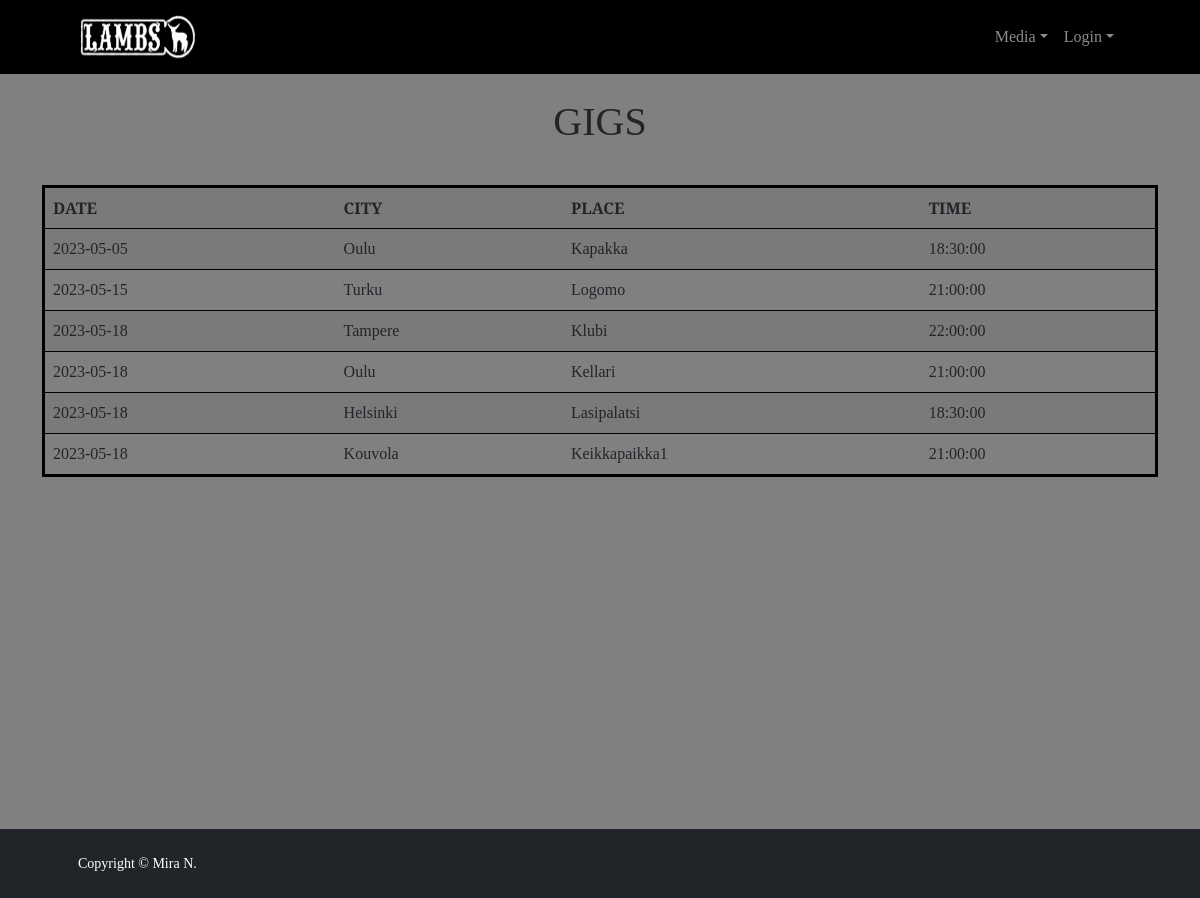
The app's page /kalenteri.php with its own data.
### tables this page shows
CREATE TABLE `kalenteri` (
  `keikkaid` int(11) NOT NULL,
  `pvm` date NOT NULL DEFAULT current_timestamp(),
  `kaupunki` varchar(30) NOT NULL,
  `paikka` varchar(40) NOT NULL,
  `klo` time NOT NULL
);

### kalenterilistaus.php (called while the page is built, shortened)
<?php
include('connect.php');
$kysely = "SELECT pvm, kaupunki, paikka, klo FROM kalenteri ORDER BY pvm";
$data = $yhteys->query($kysely);
$JSON = '{"kalenteri":[';
$laskuri = 0;
$riveja = $data->rowCount();
while($rivi = $data->fetch(PDO::FETCH_ASSOC)){
    $laskuri++;
    $JSON.= '{"PVM":"'.$rivi['pvm'].'","Kaupunki":"'.$rivi['kaupunki'].'","Paikka":"'.$rivi['paikka'].'","Klo":"'.$rivi['klo'].'"}';
    if($laskuri<$riveja) $JSON.=",";
}
$JSON.=']}';
?>

### kalenteri.php (the view, shortened to what this page needs)
<?php require "header.php"; ?>
    </head>
<body>
   <div class="container">
        <br>
      <h1 style="text-align: center; margin-bottom: 15px;">GIGS</h1>
   <table style="border: solid black;" class="table table-striped">
      <tr>
         <th>DATE</th>
         <th>CITY</th>
         <th>PLACE</th>
         <th>TIME</th>
      </tr>
        <tr><br>
            <?php
              include('kalenterilistaus.php');
              $lambs = json_decode($JSON, true);
              if(count($lambs) != 0){
                foreach($lambs as $key){
                  foreach($key as $kalenteri){
                    ?>
                  <tr>
                    <td><?php echo $kalenteri ['PVM']; ?></td>
                    <td><?php echo $kalenteri ['Kaupunki']; ?></td>
                    <td><?php echo $kalenteri ['Paikka']; ?></td>
                    <td><?php echo $kalenteri ['Klo']; ?></td>
                  </tr>
                  <?php
                  }
                }
              }
            ?>
    </table> <br><br><br><br><br><br><br><br><br><br><br><br><br><br>
    </div> </div>
        <?php require "footer.php"; ?>
    </body>
</html>

### header.php (shortened to what this page needs)
<!DOCTYPE html>
    <head>
        <link href="https://cdn.jsdelivr.net/npm/bootstrap-icons@1.5.0/font/bootstrap-icons.css" rel="stylesheet" />
        <link rel="stylesheet" href="https://cdnjs.cloudflare.com/ajax/libs/font-awesome/4.7.0/css/font-awesome.min.css">
        <link rel="stylesheet" href="css/style.css" />
    </head>
    <body style="background-color: grey; font-family: 'Alegreya';" class="d-flex flex-column h-100">
        <main class="flex-shrink-0">
            <nav style="font-family: 'alegreya';" class="navbar navbar-expand-lg navbar-dark bg-black">
                <div class="container px-5">
                    <a class="navbar-brand" href="index.php"><img src="img/logoiso.JPG" alt="index.php" style="width:120px;height:48px;"></a>
                    <div class="collapse navbar-collapse" id="navbarSupportedContent">
                        <ul class="navbar-nav ms-auto mb-2 mb-lg-0">
                            <li class="nav-item dropdown">
                                <a class="nav-link dropdown-toggle" id="navbarDropdownBlog" href="#" role="button" data-bs-toggle="dropdown" aria-expanded="false">Media</a>
                            </li>
                            <li class="nav-item dropdown">
                                <a class="nav-link dropdown-toggle" id="navbarDropdownPortfolio" href="#" role="button" data-bs-toggle="dropdown" aria-expanded="false">Login</a>
                            </li>
                        </ul>
                    </div>
                </div>
            </nav>

### footer.php (shortened to what this page needs)
<!DOCTYPE html>
    <head>
        <link href="https://cdn.jsdelivr.net/npm/bootstrap-icons@1.5.0/font/bootstrap-icons.css" rel="stylesheet" />
        <link rel="stylesheet" href="https://cdnjs.cloudflare.com/ajax/libs/font-awesome/4.7.0/css/font-awesome.min.css">
        <link href="css/style.css" rel="stylesheet" />
    </head>
    <body style="background-color: grey; font-family: 'Alegreya';" class="d-flex flex-column h-100">
        <main class="flex-shrink-0">
        <footer class="bg-dark py-4 mt-auto">
            <div class="container px-5">
                <div class="row align-items-center justify-content-between flex-column flex-sm-row" >
                    <div class="col-auto"><div class="small m-0 text-white">Copyright &copy; Mira N.</div></div>
                </div>
            </div>
        </footer>
    </body>
</html>

### records on screen
kalenteri: pvm "2023-05-05", kaupunki "Oulu", paikka "Kapakka", klo "18:30:00"
kalenteri: pvm "2023-05-15", kaupunki "Turku", paikka "Logomo", klo "21:00:00"
kalenteri: pvm "2023-05-18", kaupunki "Tampere", paikka "Klubi", klo "22:00:00"
kalenteri: pvm "2023-05-18", kaupunki "Oulu", paikka "Kellari", klo "21:00:00"
kalenteri: pvm "2023-05-18", kaupunki "Helsinki", paikka "Lasipalatsi", klo "18:30:00"
kalenteri: pvm "2023-05-18", kaupunki "Kouvola", paikka "Keikkapaikka1", klo "21:00:00"
